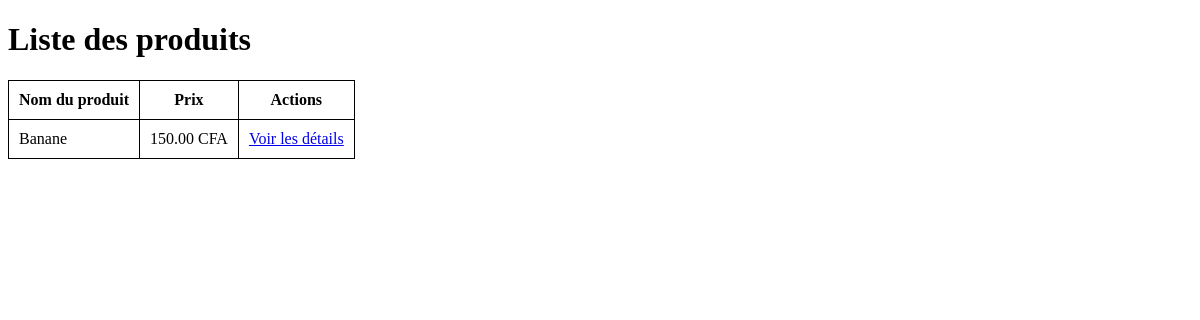
Page /produits/ on the earlier database version.
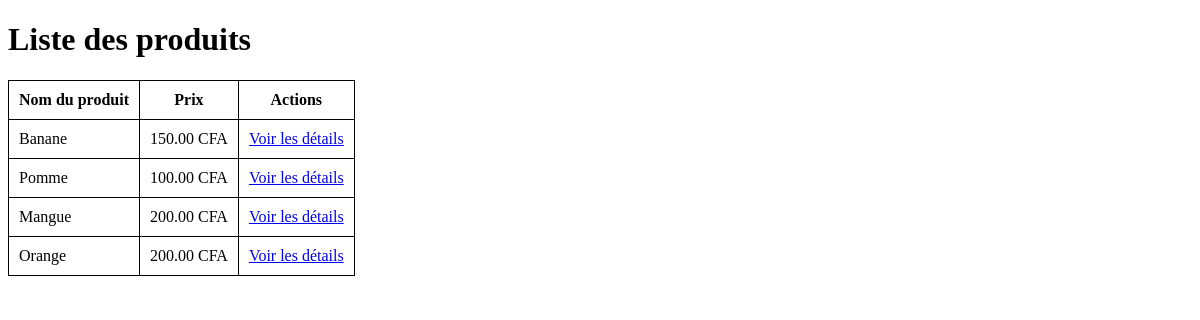
Same page on the later database version.
### E_shop/models.py (models this page shows, shortened)
class Produit(models.Model):
    nom = models.CharField(max_length=255)
    description = models.TextField()
    prix = models.DecimalField(max_digits=10, decimal_places=2) # la fonction max_digits gère le nombre tota de chifrres et
    image = models.ImageField(upload_to='produits/') # le champ immage est optionnel
    stock = models.IntegerField()
    categorie = models.ForeignKey(Categorie, on_delete=models.CASCADE)
    date_ajout = models.DateTimeField(auto_now_add=True) # le auto_now_add=True montre que le champ ser automatiquement rempli
    disponible = models.BooleanField(default=True, verbose_name="Disponible")

### E_shop/views.py (the view)
# urls.py: path('produits/', views.liste_produit, name='liste_produit'),
def liste_produit (request):
    produits = Produit.objects.filter(disponible=True) # Récupère tous les produits de la base de données
    return render(request, 'liste_produit.html', {'produits': produits})  # Rend la page HTML avec les produits

### E_shop/templates/liste_produit.html (shortened to what this page needs)
<!DOCTYPE html>
<html lang="fr">
<head>
</head>
<body>
    <h1>Liste des produits</h1>
    <table>
        <thead>
            <tr>
                <th>Nom du produit</th>
                <th>Prix</th>
                <th>Actions</th>
            </tr>
        </thead>
        <tbody>
            {% for produit in produits %}
            <tr>
                <td>{{ produit.nom }}</td>
                <td>{{ produit.prix }} CFA</td>
                <td>
                    <a href="{% url 'detail_produit' produit.id %}">Voir les détails</a>
                </td>
            </tr>
            {% endfor %}
        </tbody>
    </table>
</body>
</html>

### E_shop/templates/liste_produit.html (style rules this page uses)
table, th, td { border: 1px solid black; border-collapse: collapse; padding: 10px; }

Differences in the rows shown:
added Produit: nom "Pomme", prix "100.00"
added Produit: nom "Mangue", prix "200.00"
added Produit: nom "Orange", prix "200.00"
